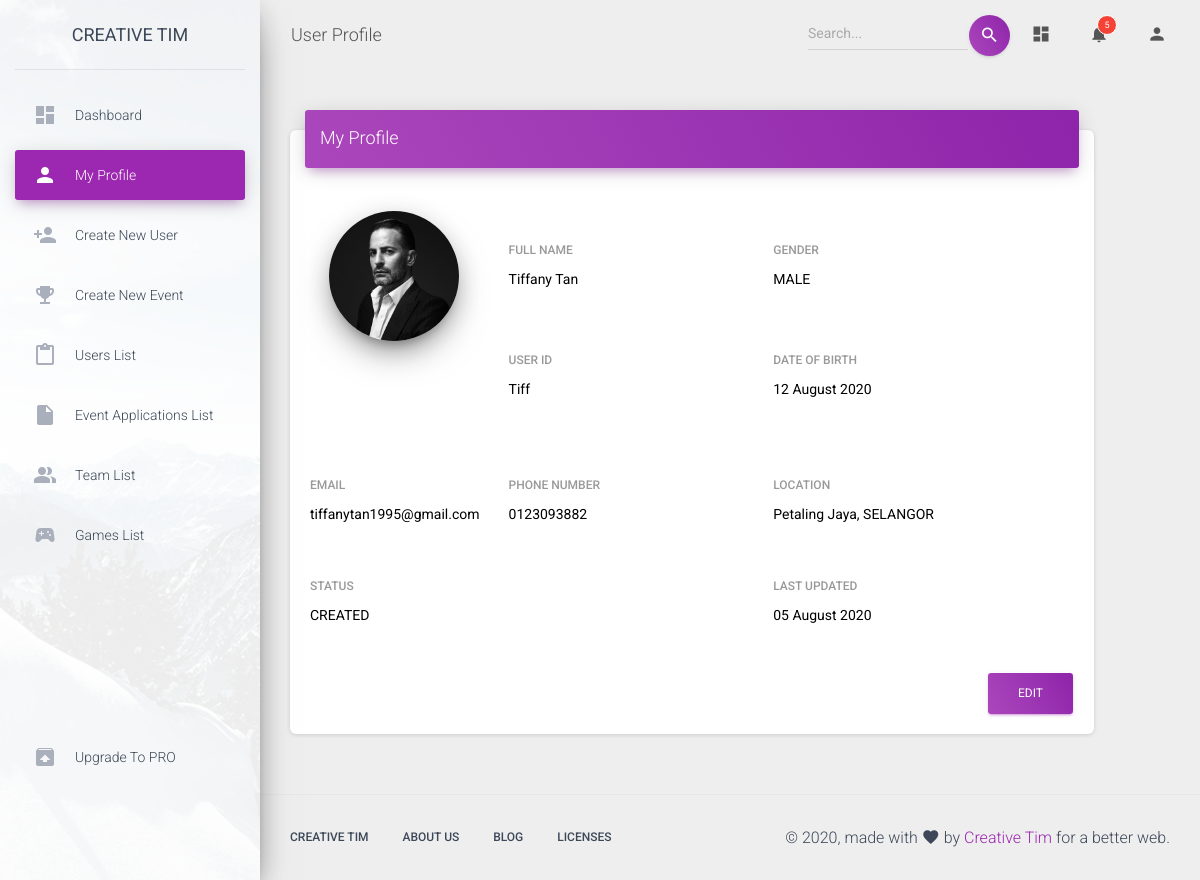
The page /dashboard_module/profile_details.php?id=63 on the database its author committed.
### tables this page shows
CREATE TABLE `users` (
  `id` int(11) NOT NULL,
  `full_name` varchar(100) NOT NULL,
  `user_id` varchar(50) DEFAULT NULL,
  `mobile_number` varchar(15) NOT NULL,
  `email` varchar(100) NOT NULL,
  `password` varchar(100) NOT NULL,
  `DoB` date NOT NULL,
  `gender` enum('male','female') NOT NULL,
  `status` enum('created','authenticated','inactive','') NOT NULL,
  `accessed_at` datetime DEFAULT NULL,
  `updated_at` datetime NOT NULL,
  `city` varchar(100) NOT NULL,
  `state` varchar(100) NOT NULL,
  `is_admin` int(1) NOT NULL DEFAULT 0,
  `image_url` varchar(50) DEFAULT NULL
);

### dashboard_module/profile_details.php (the view, shortened to what this page needs)
<?php
  $con = DatabaseConn();
  $userID = $_GET['id'];
  $sql_detail = "SELECT * FROM `users` WHERE `id` = '$userID'";
  $account_details = mysqli_query($con, $sql_detail);
  $details = mysqli_fetch_array($account_details);
  $name = $details['full_name'];
  $user_id = $details['user_id'];
  $mobile_number = $details['mobile_number'];
  $email = $details['email'];
  $DoB = date("d F Y", strtotime($details['DoB']));
  $gender = strtoupper($details['gender']);
  $status = strtoupper($details['status']);
  $last_upd = date("d F Y", strtotime($details['updated_at']));;
  $city = $details['city'];
  $state = $details['state'];
?>
<!DOCTYPE html>
<html lang="en">
<head>
    <link rel="stylesheet" type="text/css" href="assets/css/bootstrap-select.min.css">
    <link rel="stylesheet" href="https://maxcdn.bootstrapcdn.com/font-awesome/latest/css/font-awesome.min.css">
    <link href="assets/css/material-dashboard.css" rel="stylesheet" />
    <link href="assets/demo/demo.css" rel="stylesheet" />
    <link rel="stylesheet" type="text/css" href="vendor/select2/select2.min.css">
    <link rel="stylesheet" type="text/css" href="vendor/daterangepicker/daterangepicker.css">
</head>
<body class="">
    <div class="wrapper ">
        <div class="sidebar" data-color="purple" data-background-color="white" data-image="assets/img/sidebar-1.jpg">
            <div class="logo"><a href="http://www.creative-tim.com" class="simple-text logo-normal">
          Creative Tim
        </a></div>
            <div class="sidebar-wrapper">
                <ul class="nav">
                    <li class="nav-item ">
                            <a class="nav-link" href="./dashboard.php">
                                <i class="material-icons">dashboard</i>
                                <p>Dashboard</p>
                            </a>
                        </li>
                        <li class="nav-item active">
                            <a class="nav-link" href="./profile_details.php?id=<?php echo $curUser; ?>">
                                <i class="material-icons">person</i>
                                <p>My Profile</p>
                            </a>
                        </li>
                        <li class="nav-item ">
                            <a class="nav-link" href="./admin_create_user_front.php">
                                <i class="material-icons">person_add</i>
                                <p>Create New User</p>
                            </a>
                        </li>
                        <li class="nav-item ">
                            <a class="nav-link" href="./create_event_front.php">
                                <i class="material-icons">emoji_events</i>
                                <p>Create New Event</p>
                            </a>
                        </li>
                        <li class="nav-item ">
                            <a class="nav-link" href="./user_list.php">
                                <i class="material-icons">content_paste</i>
                                <p>Users List</p>
                            </a>
                        </li>
                        <li class="nav-item ">
                            <a class="nav-link" href="./event_application_list.php">
                                <i class="material-icons">insert_drive_file</i>
                                <p>Event Applications List</p>
                            </a>
                        </li>
                        <li class="nav-item ">
                            <a class="nav-link" href="./team_list.php">
                                <i class="material-icons">people_alt</i>
                                <p>Team List</p>
                            </a>
                        </li>
                        <li class="nav-item ">
                            <a class="nav-link" href="./game_list.php">
                                <i class="material-icons">sports_esports</i>
                                <p>Games List</p>
                            </a>
                        </li>
                    <li class="nav-item active-pro ">
                        <a class="nav-link" href="./upgrade.html">
                            <i class="material-icons">unarchive</i>
                            <p>Upgrade to PRO</p>
                        </a>
                    </li>
                </ul>
            </div>
        </div>
        <div class="main-panel">
            <nav class="navbar navbar-expand-lg navbar-transparent navbar-absolute fixed-top ">
                <div class="container-fluid">
                    <div class="navbar-wrapper">
                        <a class="navbar-brand" href="javascript:;">User Profile</a>
                    </div>
                    <div class="collapse navbar-collapse justify-content-end">
                        <form class="navbar-form">
                            <div class="input-group no-border">
                                <input type="text" value="" class="form-control" placeholder="Search...">
                                <button type="submit" class="btn btn-white btn-round btn-just-icon">
                                    <i class="material-icons md-light">search</i>
                                    <div class="ripple-container"></div>
                                </button>
                            </div>
                        </form>
                        <ul class="navbar-nav">
                            <li class="nav-item">
                                <a class="nav-link" href="javascript:;">
                                    <i class="material-icons">dashboard</i>
                                </a>
                            </li>
                            <li class="nav-item dropdown">
                                <a class="nav-link" href="http://example.com" id="navbarDropdownMenuLink" data-toggle="dropdown" aria-haspopup="true" aria-expanded="false">
                                    <i class="material-icons">notifications</i>
                                    <span class="notification">5</span>
                                </a>
                            </li>
                            <li class="nav-item dropdown">
                                <a class="nav-link" href="javascript:;" id="navbarDropdownProfile" data-toggle="dropdown" aria-haspopup="true" aria-expanded="false">
                                    <i class="material-icons">person</i>
                                </a>
                            </li>
                        </ul>
                    </div>
                </div>
            </nav>
            <div class="content">
                <div class="container-fluid">
                    <div class="row">
                        <div class="col-md-11">
                            <div class="card">
                                <div class="card-header card-header-primary">
                                    <h4 class="card-title">My Profile</h4>
                                </div>
                                <br><br>
                                <div class="card-body">
                                    <div class="row">
                                        <div class="card-profile col-md-3">
                                            <div class="card-avatar">
                                                <a href="javascript:;">
                                                    <img class="img" src="assets/img/faces/marc.jpg"/>
                                                </a>
                                            </div>
                                        </div>
                                        <div class="col-md-4">
                                            <div class="form-group">
                                                <h6 class="card-category">Full Name</h6>
                                                <label style="color: black"><?php echo $name;?></label>
                                            </div>
                                        </div>
                                        <div class="col-md-5">
                                            <div class="form-group">
                                                <h6 class="card-category">Gender</h6>
                                                <label style="color: black"><?php echo $gender;?></label>
                                            </div>
                                        </div>
                                    </div>
                                    <div class="row">
                                        <div class="col-md-3"></div>
                                        <div class="col-md-4">
                                            <div class="form-group">
                                                <h6 class="card-category">User ID</h6>
                                                <label style="color: black"><?php echo $user_id;?></label>
                                            </div>
                                        </div>
                                        <div class="col-md-5">
                                            <h6 class="card-category">Date of Birth</h6>
                                            <label style="color: black"><?php echo $DoB;?></label>
                                        </div>
                                    </div>
                                    <br><br>
                                    <div class="row">
                                        <div class="col-md-3">
                                            <div class="form-group">
                                                <h6 class="card-category">Email</h6>
                                                <label style="color: black"><?php echo $email;?></label>
                                            </div>
                                        </div>
                                        <div class="col-md-4">
                                            <div class="form-group">
                                                <h6 class="card-category">Phone Number</h6>
                                                <label style="color: black"><?php echo $mobile_number;?></label>
                                            </div>
                                        </div>
                                        <div class="col-md-5">
                                            <div class="form-group">
                                                <h6 class="card-category">Location</h6>
                                                <label style="color: black"><?php echo $city.", ".$state;?></label>
                                            </div>
                                        </div>
                                    </div>
                                    <br>
                                    <div class="row">
                                        <div class="col-md-7">
                                            <div class="form-group">
                                                <h6 class="card-category">Status</h6>
                                                <label style="color: black"><?php echo $status;?></label>
                                            </div>
                                        </div>
                                        <div class="col-md-5">
                                            <div class="form-group">
                                                <h6 class="card-category">Last Updated</h6>
                                                <label style="color: black"><?php echo $last_upd;?></label>
                                            </div>
                                        </div>
                                    </div>
                                    <br>
                                    <button type="submit" class="btn btn-primary pull-right" onclick="edit(<?php echo $userID;?>)" name="editBtn">Edit</button>
                                    <div class="clearfix"></div>
                                </div>
                            </div>
                        </div>
                    </div>
                </div>
            </div>
            <footer class="footer">
                <div class="container-fluid">
                    <nav class="float-left">
                        <ul>
                            <li>
                                <a href="https://www.creative-tim.com">
                                    Creative Tim
                                </a>
                            </li>
                            <li>
                                <a href="https://creative-tim.com/presentation">
                                    About Us
                                </a>
                            </li>
                            <li>
                                <a href="http://blog.creative-tim.com">
                                    Blog
                                </a>
                            </li>
                            <li>
                                <a href="https://www.creative-tim.com/license">
                                    Licenses
                                </a>
                            </li>
                        </ul>
                    </nav>
                    <div class="copyright float-right">
                        &copy;
                        , made with <i class="material-icons">favorite</i> by
                        <a href="https://www.creative-tim.com" target="_blank">Creative Tim</a> for a better web.
                    </div>
                </div>
            </footer>
        </div>
    </div>
</body>
</html>

### rows shown on the page
users: full_name "Tiffany Tan", gender "MALE", user "Tiff", DoB "12 August 2020", email "tiffanytan1995@gmail.com", mobile_number "0123093882", city "Petaling Jaya", state "SELANGOR", status "CREATED", updated_at "05 August 2020"
